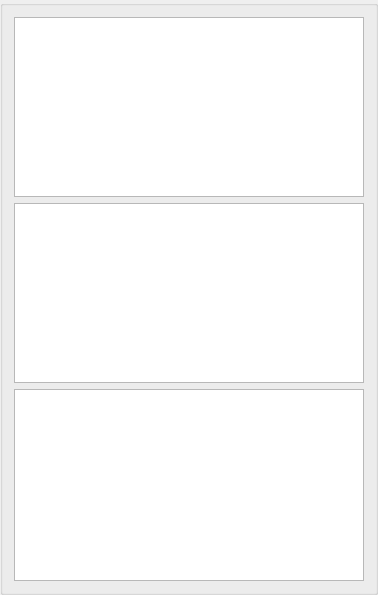
    <widget class="QGroupBox" name="groupBox_3">
     <property name="sizePolicy">
      <sizepolicy hsizetype="Preferred" vsizetype="Preferred">
       <horstretch>0</horstretch>
       <verstretch>0</verstretch>
      </sizepolicy>
     </property>
     <property name="minimumSize">
      <size>
       <width>0</width>
       <height>0</height>
      </size>
     </property>
     <property name="maximumSize">
      <size>
       <width>16777215</width>
       <height>16777215</height>
      </size>
     </property>
     <property name="title">
      <string/>
     </property>
     <layout class="QGridLayout" name="gridLayout_2">
      <property name="sizeConstraint">
       <enum>QLayout::SetDefaultConstraint</enum>
      </property>
      <item row="0" column="0">
       <widget class="QGraphicsView" name="gvMain">
        <property name="sizePolicy">
         <sizepolicy hsizetype="Fixed" vsizetype="Fixed">
          <horstretch>0</horstretch>
          <verstretch>0</verstretch>
         </sizepolicy>
        </property>
        <property name="minimumSize">
         <size>
          <width>350</width>
          <height>180</height>
         </size>
        </property>
        <property name="maximumSize">
         <size>
          <width>350</width>
          <height>180</height>
         </size>
        </property>
       </widget>
      </item>
      <item row="2" column="0">
       <widget class="QTextBrowser" name="textBrowser">
        <property name="sizePolicy">
         <sizepolicy hsizetype="Expanding" vsizetype="Expanding">
          <horstretch>1</horstretch>
          <verstretch>1</verstretch>
         </sizepolicy>
        </property>
        <property name="minimumSize">
         <size>
          <width>350</width>
          <height>30</height>
         </size>
        </property>
       </widget>
      </item>
      <item row="1" column="0">
       <widget class="QGraphicsView" name="gvMain_2">
        <property name="sizePolicy">
         <sizepolicy hsizetype="Fixed" vsizetype="Fixed">
          <horstretch>0</horstretch>
          <verstretch>0</verstretch>
         </sizepolicy>
        </property>
        <property name="minimumSize">
         <size>
          <width>350</width>
          <height>180</height>
         </size>
        </property>
        <property name="maximumSize">
         <size>
          <width>350</width>
          <height>180</height>
         </size>
        </property>
       </widget>
      </item>
     </layout>
    </widget>
